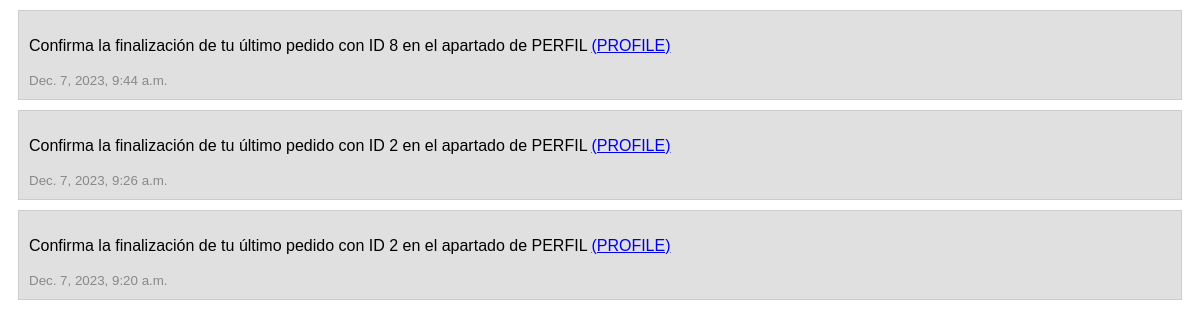
The page /notifications/ (signed in) on the database its author committed.
### notifications/models.py (models this page shows, shortened)
class Notification(models.Model):
    id_notification = models.AutoField(primary_key=True)
    recipient = models.ForeignKey(UserProfile, on_delete=models.CASCADE)
    message = models.CharField(max_length=255)
    timestamp = models.DateTimeField(auto_now_add=True)
    is_read = models.BooleanField(default=False)

### notifications/views.py (the view)
# urls.py: path('notifications/', notification_view, name='notifications'),
def notification_view(request):
    user = request.user
    notifications = Notification.objects.filter(recipient=user).order_by('-timestamp')
    unread_notifications = notifications.filter(is_read=False)
    notifications.update(is_read=True)
    return render(request, 'notifications.html', {'notifications': notifications, 'unread_notifications': unread_notifications})

### notifications/templates/notifications.html (shortened to what this page needs)
<!DOCTYPE html>
<html>
<head>
</head>
<body>
<div class="notifications">
    {% for notification in notifications %}
        <div class="notification {% if notification.is_read %}read{% else %}unread{% endif %}">
            <p>{{ notification.message |safe }}</p>
            <small>{{ notification.timestamp }}</small>
        </div>
    {% empty %}
        <p>No notifications.</p>
    {% endfor %}
</div>
</body>
</html>

### notifications/templates/notifications.html (style rules this page uses)
body { font-family: Arial, sans-serif; }
.notification { padding: 10px; border: 1px solid #ccc; margin: 10px; background-color: #f5f5f5; }
.read { background-color: #e0e0e0; }
small { color: #888; }

### rows shown on the page
Notification: message "Confirma la finalización de tu último pedido con ID 8 en el apartado de PERFIL (PROFILE)", timestamp "Dec. 7, 2023, 9:44 a.m."
Notification: message "Confirma la finalización de tu último pedido con ID 2 en el apartado de PERFIL (PROFILE)", timestamp "Dec. 7, 2023, 9:26 a.m."
Notification: message "Confirma la finalización de tu último pedido con ID 2 en el apartado de PERFIL (PROFILE)", timestamp "Dec. 7, 2023, 9:20 a.m."
